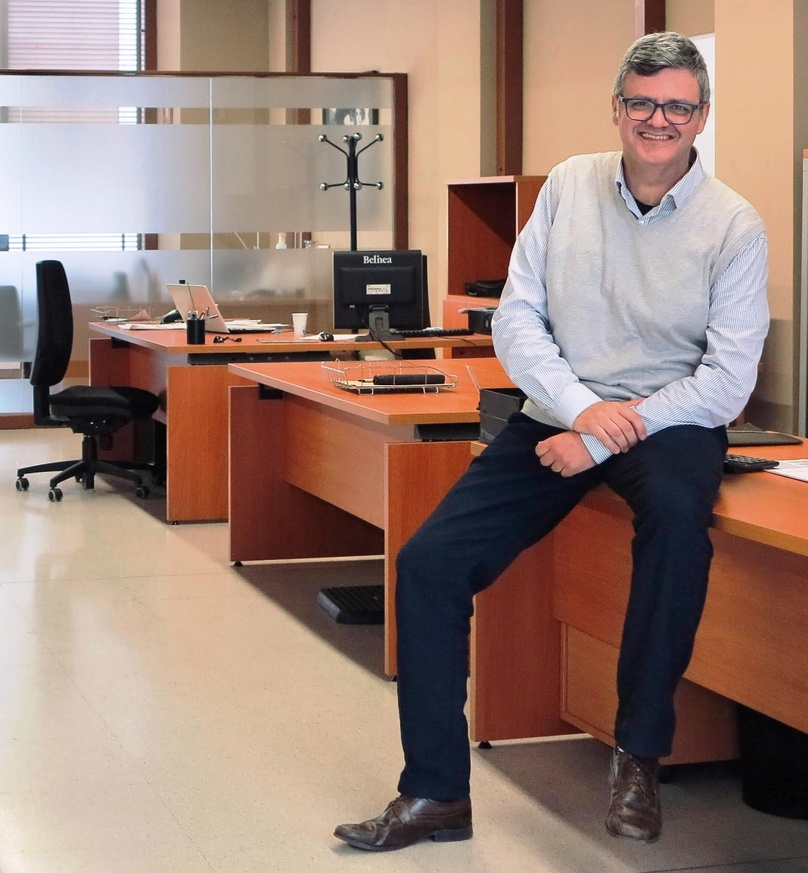
#> input picture documentos/ok_Numpy/EJ/oficina.jpg, 808 x 873 px, shrunk from 1694 x 1829 before the run
$ jupyter execute --allow-errors ejercicios_Damelo_todo.ipynb
#> lines starting #> are read from the running program, lines starting #| are printed output that depends on the picture
[cell 1]
import numpy as np
import cv2

[cell 2]
diagonal = np.zeros((5, 5), dtype=int)
np.fill_diagonal(diagonal, 1)

print(diagonal)

[cell 3]
letra_o = np.zeros((5, 5), dtype=int)
letra_o [0,1:-1] = 1
letra_o [-1,1:-1] = 1
letra_o [1:-1,0] = 1
letra_o [1:-1,-1] = 1
print(letra_o)

#> (a cell that did not finish here is left out)

[cell 5]
flecha_arriba = np.zeros((5, 5), dtype=int)
flecha_arriba[0,2] = 1
flecha_arriba [1,1:-1] = 1
flecha_arriba [2,[0,-1,2]] = 1
flecha_arriba [3:5,2:3] = 1
print(flecha_arriba)

#> (a cell that did not finish here is left out)

[cell 7]
import numpy as np
rect = np.zeros((4,6),dtype=int)
rect [0,:] = 1
rect [-1]  = 1
rect [:,0:1] = 1
rect [:,-1] = 1
print(rect)

[cell 8]
import numpy as np

# Crear una matriz de 15x15 con ceros
arbol_navidad = np.zeros((15, 15), dtype=int)

# Definir los puntos del árbol y decoraciones (1s para el árbol, 2s para las decoraciones)
indices_arbol = [
    (0, 7),
    (1, 6), (1, 7), (1, 8),
    (2, 5), (2, 6), (2, 7), (2, 8), (2, 9),
    (3, 4), (3, 5), (3, 6), (3, 7), (3, 8), (3, 9), (3, 10),
    (4, 3), (4, 4), (4, 5), (4, 6), (4, 7), (4, 8), (4, 9), (4, 10), (4, 11),
    (5, 2), (5, 3), (5, 4), (5, 5), (5, 6), (5, 7), (5, 8), (5, 9), (5, 10), (5, 11), (5, 12),
    (6, 1), (6, 2), (6, 3), (6, 4), (6, 5), (6, 6), (6, 7), (6, 8), (6, 9), (6, 10), (6, 11), (6, 12), (6, 13),
    (7, 0), (7, 1), (7, 2), (7, 3), (7, 4), (7, 5), (7, 6), (7, 7), (7, 8), (7, 9), (7, 10), (7, 11), (7, 12), (7, 13), (7, 14),
    (8, 6), (8, 7), (8, 8),
    (9, 6), (9, 7), (9, 8),
    (10, 6), (10, 7), (10, 8),
]

indices_decoracion = [
    (2, 7), (4, 5), (4, 9), (6, 3), (6, 11), (7, 2), (7, 12)  # puntos de decoración
]

# Añadir los 1s para formar el árbol
for i, j in indices_arbol:
    arbol_navidad[i, j] = 1

# Añadir los 2s para las decoraciones
for i, j in indices_decoracion:
    arbol_navidad[i, j] = 2

# Añadir la base del árbol
arbol_navidad[11:15, 6:9] = 1

print(arbol_navidad)

[cell 9]
import numpy as np
import matplotlib.pyplot as plt

[cell 10]
imagen = np.array([
    [0, 0, 0, 0, 0, 0, 0, 0, 0, 0],
    [0, 1, 1, 1, 0, 0, 0, 0, 0, 0],
    [0, 1, 0, 1, 0, 0, 0, 0, 0, 0],
    [0, 1, 1, 1, 0, 0, 0, 0, 0, 0],
    [0, 0, 0, 0, 0, 1, 1, 1, 0, 0],
    [0, 0, 0, 0, 0, 1, 0, 1, 0, 0],
    [0, 0, 0, 0, 0, 1, 1, 1, 0, 0],
    [0, 0, 0, 0, 0, 0, 0, 0, 0, 0],
    [0, 0, 0, 0, 0, 0, 0, 0, 0, 0],
    [0, 0, 0, 0, 0, 0, 0, 0, 0, 0]
])

[cell 11]
print("Imagen binaria:")
print(imagen)

#> (a cell that did not finish here is left out)

[cell 13]
from PIL import Image
import numpy as np

[cell 14]
imagen = Image.open('oficina.jpg').convert('L')  # Convertir a escala de grises

[cell 15]
imagen_array = np.array(imagen)
print(imagen_array)
#> (printed output is left out)
print(imagen_array.shape)
#| (873, 808)

[cell 16]
import matplotlib.pyplot as plt

plt.imshow(imagen_array, cmap='gray')
plt.title('Imagen en Escala de Grises')
plt.axis('off')  # Ocultar los ejes
plt.show()

[cell 17]
from PIL import Image
import numpy as np
import matplotlib.pyplot as plt
from scipy.ndimage import gaussian_filter

[cell 18]
imagen_blur = gaussian_filter(imagen_array, sigma=19)  # sigma controla el nivel de desenfoque

[cell 19]
# Mostrar la imagen original y la imagen con blur
fig, (ax1, ax2) = plt.subplots(1, 2, figsize=(10, 5))

ax1.imshow(imagen_array, cmap='gray')
ax1.set_title("Imagen Original")
ax1.axis('off')

ax2.imshow(imagen_blur, cmap='gray')
ax2.set_title("Imagen con Blur")
ax2.axis('off')

plt.show()

[cell 20]
from scipy.ndimage import sobel

[cell 21]
from PIL import Image
import numpy as np
import matplotlib.pyplot as plt
from scipy.ndimage import sobel

# Cargar la imagen y convertirla a escala de grises
imagen = Image.open('oficina.jpg').convert('L')

# Convertir la imagen a un array de numpy
imagen_array = np.array(imagen)

# Aplicar el filtro de Sobel en la dirección horizontal y vertical
sobel_x = sobel(imagen_array, axis=0)  # Sobel en la dirección X
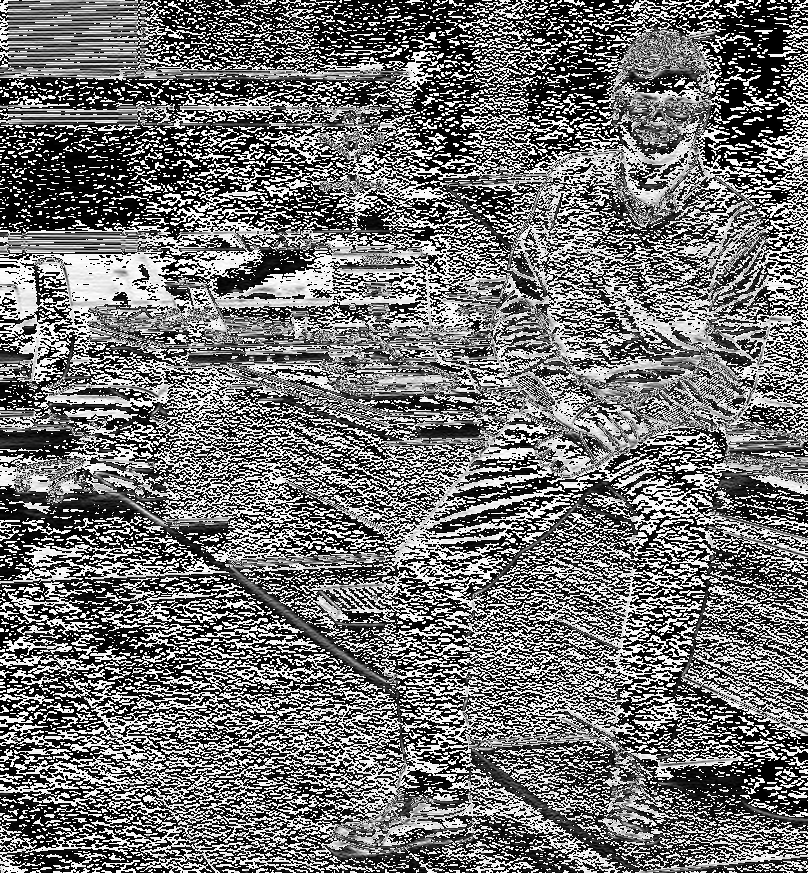
#> sobel_x: shape (873, 808); min 0, max 255, mean 114.2
sobel_y = sobel(imagen_array, axis=1)  # Sobel en la dirección Y
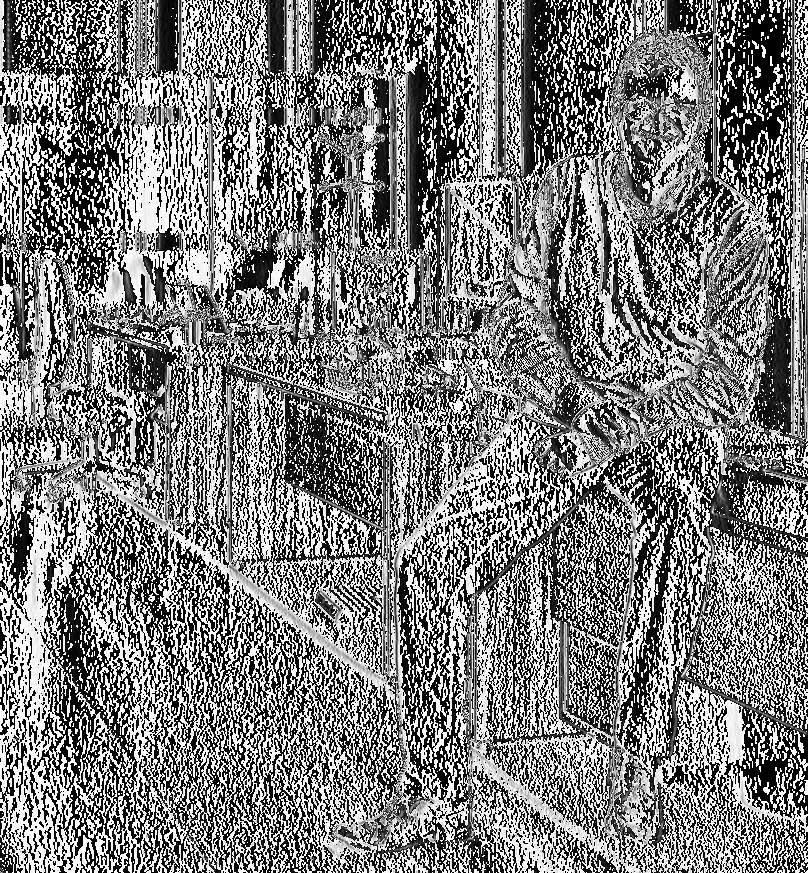
#> sobel_y: shape (873, 808); min 0, max 255, mean 125.8

# Magnitud del gradiente para combinar ambos
sobel_total = np.hypot(sobel_x, sobel_y)  # Calcula la magnitud total del gradiente
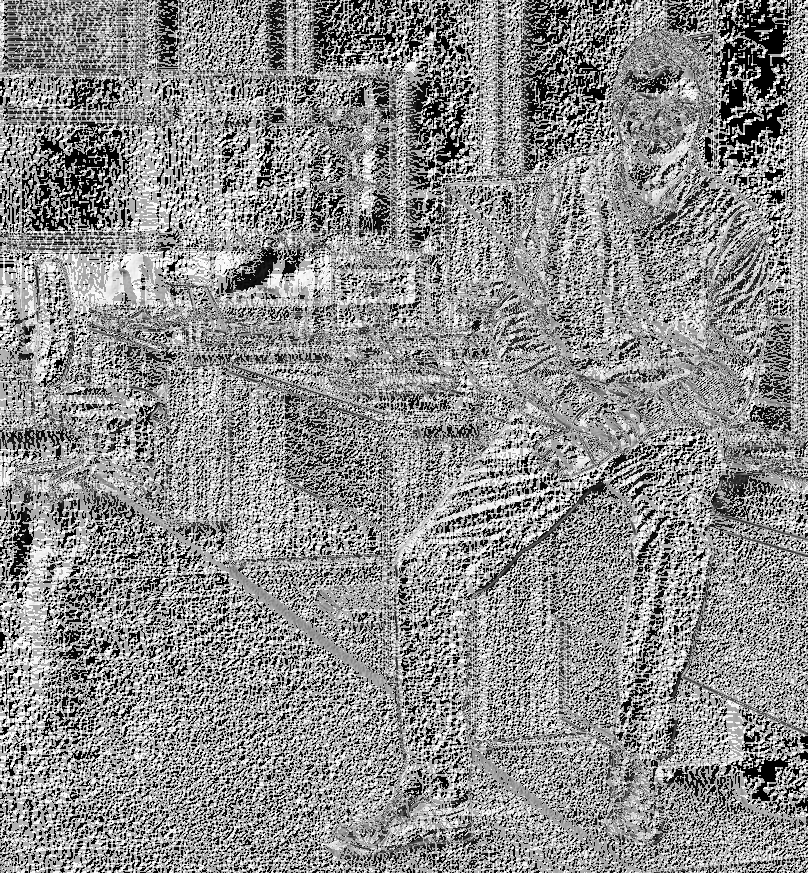
#> sobel_total: shape (873, 808) float16; min 0, max 360.5, mean 201; drawn with min black and max white

# Normalizar el resultado
sobel_total = (sobel_total / np.max(sobel_total)) * 255  # Escalar entre 0 y 255

# Mostrar la imagen original y la imagen con el filtro Sobel aplicado
fig, (ax1, ax2) = plt.subplots(1, 2, figsize=(10, 5))

ax1.imshow(imagen_array, cmap='gray')
ax1.set_title("Imagen Original")
ax1.axis('off')

ax2.imshow(sobel_total, cmap='gray')
ax2.set_title("Imagen con Filtro Sobel (Detección de Bordes)")
ax2.axis('off')

plt.show()
#> further down, imagen is the input picture: PIL image 808x873 RGB; mean R, G, B 151.6, 126, 115.3

[cell 22]
from PIL import Image
import numpy as np
import matplotlib.pyplot as plt

# Función para aplicar el filtro sepia ajustable
def aplicar_filtro_sepia(imagen_array, intensidad=1.0):
    # Crear una copia de la imagen para aplicar el filtro
#> called with intensidad = 0.8
    sepia = np.copy(imagen_array)

    # Definir los coeficientes del filtro sepia
    tr = [0.393, 0.769, 0.189]
    tg = [0.349, 0.686, 0.168]
    tb = [0.272, 0.534, 0.131]

    # Aplicar el filtro a cada píxel (R, G, B)
    for i in range(imagen_array.shape[0]):
        for j in range(imagen_array.shape[1]):
            r, g, b = imagen_array[i, j]

            # Nuevos valores de rojo, verde y azul
            nuevo_r = tr[0]*r + tr[1]*g + tr[2]*b
            nuevo_g = tg[0]*r + tg[1]*g + tg[2]*b
            nuevo_b = tb[0]*r + tb[1]*g + tb[2]*b

            # Aplicar la intensidad del efecto sepia (mezclando con el color original)
            sepia[i, j, 0] = min(255, (intensidad * nuevo_r + (1 - intensidad) * r))
            sepia[i, j, 1] = min(255, (intensidad * nuevo_g + (1 - intensidad) * g))
            sepia[i, j, 2] = min(255, (intensidad * nuevo_b + (1 - intensidad) * b))
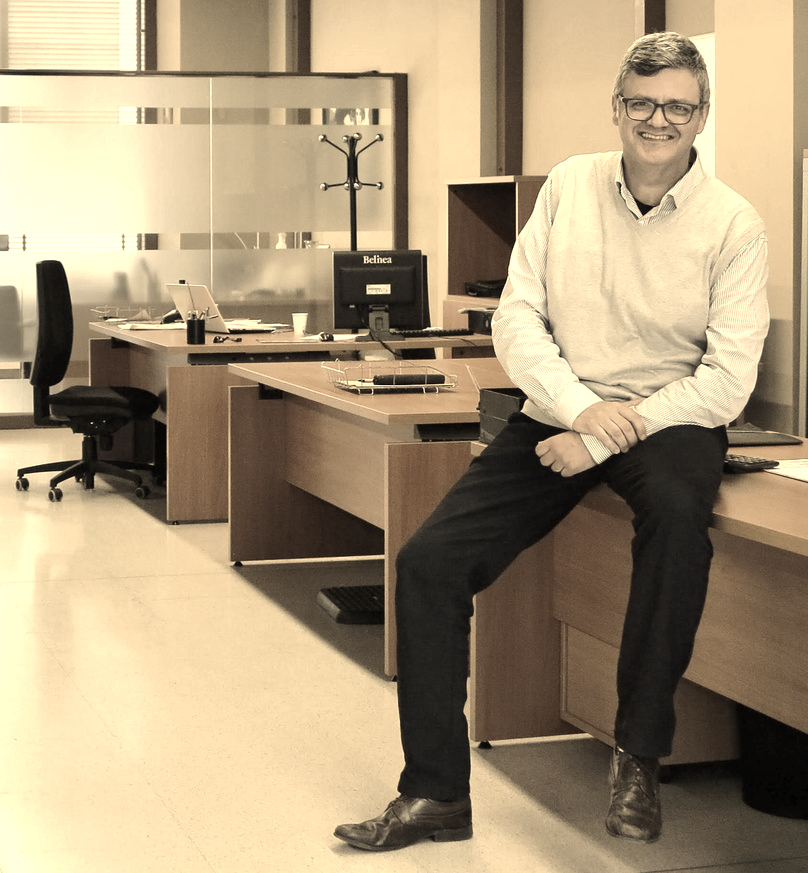
#> sepia: shape (873, 808, 3); mean R, G, B 168.9, 151, 121.4

    return sepia

# Cargar la imagen y convertirla a RGB
imagen = Image.open('oficina.jpg').convert('RGB')

# Convertir la imagen a un array de numpy
imagen_array = np.array(imagen)

# Ajustar la intensidad del filtro sepia (valores entre 0 y 1)
intensidad = 0.8  # 0 es sin sepia, 1 es sepia completo
imagen_sepia = aplicar_filtro_sepia(imagen_array, intensidad=intensidad)

# Convertir de nuevo el array a imagen para mostrarla
imagen_sepia_pil = Image.fromarray(imagen_sepia.astype('uint8'))

# Mostrar la imagen original y la imagen con filtro sepia ajustado
fig, (ax1, ax2) = plt.subplots(1, 2, figsize=(10, 5))

ax1.imshow(imagen_array)
ax1.set_title("Imagen Original")
ax1.axis('off')

ax2.imshow(imagen_sepia_pil)
ax2.set_title(f"Imagen con Filtro Sepia (Intensidad {intensidad})")
ax2.axis('off')

plt.show()

[cell 23]
import cv2
import numpy as np

# Cargar la imagen
imagen = cv2.imread('oficina.jpg')
#> imagen: shape (873, 808, 3)

# Separar los canales de color BGR (Blue, Green, Red)
B, G, R = cv2.split(imagen)
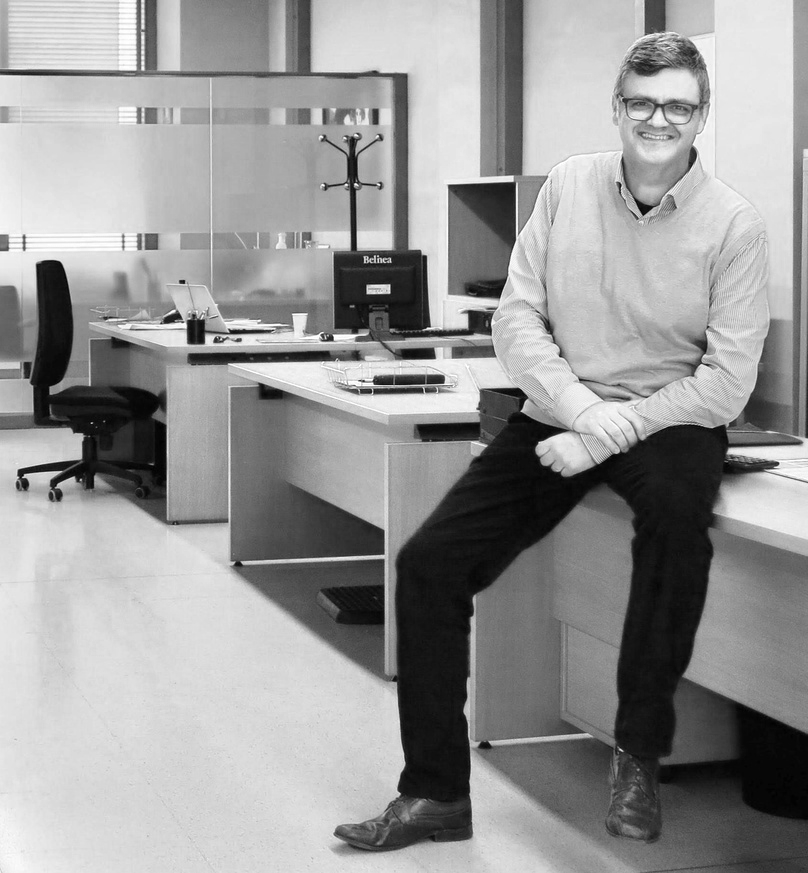
#> R: shape (873, 808); min 0, max 255, mean 151.6

# Establecer el canal azul a 0 (o un valor bajo si quieres reducir el azul)
B.fill(0)
#> B: shape (873, 808); every value is 0


# Recomponer la imagen sin el canal azul
imagen_sin_azul = cv2.merge([B, G, R])
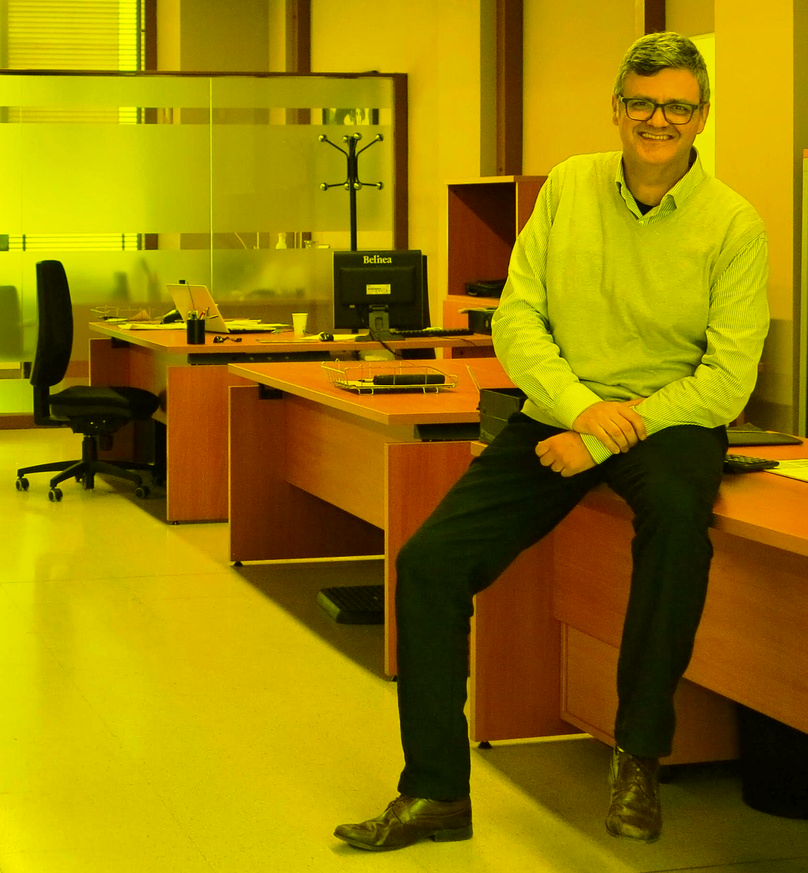
#> imagen_sin_azul: shape (873, 808, 3); mean B, G, R 0, 126, 151.6

# Guardar la imagen procesada
cv2.imwrite('imagen_sin_azul.jpg', imagen_sin_azul)

# Mostrar la imagen original y la imagen sin azul
cv2.imshow('Imagen Original', imagen)
cv2.imshow('Imagen sin Azul', imagen_sin_azul)

cv2.waitKey(0)
cv2.destroyAllWindows()
